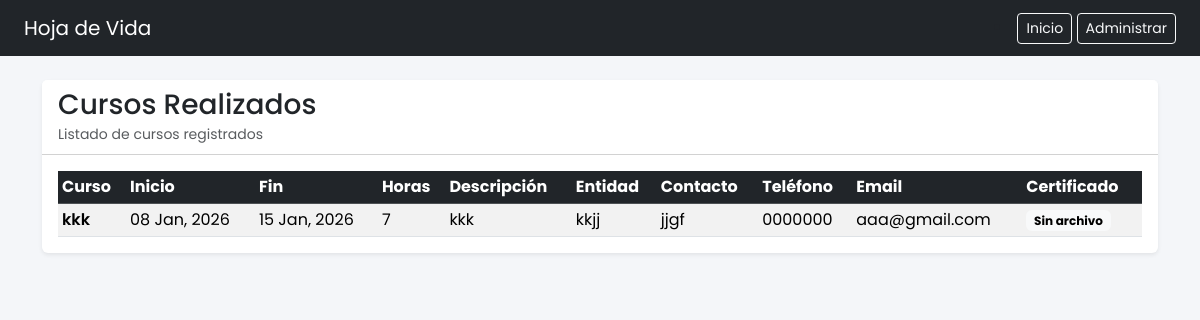
Screenshot of /curso with the database file from the repository.
### paginausuario/models.py (models this page shows)
class CursoRealizado(models.Model):
    idcursorealizado = models.AutoField(primary_key=True)
    perfil = models.ForeignKey(
        DatosPersonales,
        on_delete=models.CASCADE,
        db_column="idperfilconqueestaactivo"
    )
    nombrecurso = models.CharField(max_length=100)
    fechainicio = models.DateField()
    fechafin = models.DateField()
    totalhoras = models.CharField(max_length=100)
    descripcioncurso = models.CharField(max_length=100)
    entidadpatrocinadora = models.CharField(max_length=100)
    nombrecontactoauspicia = models.CharField(max_length=100)
    telefonocontactoauspicia = models.CharField(max_length=60)
    emailempresapatrocinadora = models.CharField(max_length=60)
    activarparaqueseveaenfront = models.BooleanField(default=True)
    rutacertificado = models.FileField(
    upload_to="certificados_cursos/",
    null=True,
    blank=True
    )
    class Meta:
        db_table = "CURSOSREALIZADOS"

### paginausuario/views.py (the view)
# urls.py: path('curso', views.curso_list, name='curso_list'),
def curso_list(request):
    cfg = get_cv_config()
    if not cfg.mostrar_cursos and not request.user.is_staff:
        return render(request, "bloqueado.html", {"mensaje": "Cursos está deshabilitada por el administrador."})
    if request.user.is_staff:
        cursos = CursoRealizado.objects.all()
    else:
        cursos = CursoRealizado.objects.filter(activarparaqueseveaenfront=True)
    return render(request, 'curso/list.html', {'cursos': cursos, "cfg": cfg})

### paginausuario/views.py (called while the page is built)
def get_cv_config():
    cfg = ConfigSeccionesCV.objects.first()
    if not cfg:
        cfg = ConfigSeccionesCV.objects.create()
    return cfg

### paginausuario/templates/curso/list.html (shortened to what this page needs)
{% extends 'az.html' %}
{% block content %}
<div class="card shadow-sm border-0">
  <div class="card-header bg-white d-flex justify-content-between align-items-center">
    <div>
      <h3 class="mb-0">Cursos Realizados</h3>
      <small class="text-muted">Listado de cursos registrados</small>
    </div>
  </div>
  <div class="card-body">
    <div class="table-responsive">
      <table class="table table-sm table-striped table-hover align-middle mb-0">
        <thead class="table-dark">
          <tr>
            <th class="text-nowrap">Curso</th>
            <th class="text-nowrap">Inicio</th>
            <th class="text-nowrap">Fin</th>
            <th class="text-nowrap">Horas</th>
            <th class="text-nowrap">Descripción</th>
            <th class="text-nowrap">Entidad</th>
            <th class="text-nowrap">Contacto</th>
            <th class="text-nowrap">Teléfono</th>
            <th class="text-nowrap">Email</th>
            <th class="text-nowrap">Certificado</th>
          </tr>
        </thead>
        <tbody>
          {% for c in cursos %}
          <tr>
            <td class="fw-semibold text-truncate-cell" title="{{ c.nombrecurso }}">{{ c.nombrecurso }}</td>
            <td class="text-nowrap">{{ c.fechainicio|date:"d M, Y" }}</td>
            <td class="text-nowrap">{{ c.fechafin|date:"d M, Y" }}</td>
            <td class="text-nowrap">{{ c.totalhoras }}</td>
            <td class="text-truncate-cell" title="{{ c.descripcioncurso }}">{{ c.descripcioncurso }}</td>
            <td class="text-truncate-cell" title="{{ c.entidadpatrocinadora }}">{{ c.entidadpatrocinadora }}</td>
            <td class="text-truncate-cell" title="{{ c.nombrecontactoauspicia }}">{{ c.nombrecontactoauspicia }}</td>
            <td class="text-nowrap">{{ c.telefonocontactoauspicia }}</td>
            <td class="text-truncate-cell" title="{{ c.emailempresapatrocinadora }}">
              {{ c.emailempresapatrocinadora }}
            </td>
            <td class="text-nowrap">
              {% if c.rutacertificado %}
                <a class="btn btn-outline-secondary btn-sm" href="{{ c.rutacertificado.url }}" target="_blank">
                  Ver
                </a>
              {% else %}
                <span class="badge text-bg-light">Sin archivo</span>
              {% endif %}
            </td>
          </tr>
          {% empty %}
          <tr>
            <td colspan="12" class="text-center text-muted py-4">
              No hay cursos registrados
            </td>
          </tr>
          {% endfor %}
        </tbody>
      </table>
    </div>
  </div>
</div>
{% endblock %}

### paginausuario/templates/az.html (style rules this page uses)
body { font-family: 'Poppins', sans-serif; background-color: #f4f6f9; }

### paginausuario/templates/curso/list.html (style rules this page uses)
.text-truncate-cell { max-width: 180px; white-space: nowrap; overflow: hidden; text-overflow: ellipsis; }

### rows the page displays
CursoRealizado: nombrecurso "kkk", fechainicio "08 Jan, 2026", fechafin "15 Jan, 2026", totalhoras "7", descripcioncurso "kkk", entidadpatrocinadora "kkjj", nombrecontactoauspicia "jjgf", telefonocontactoauspicia "0000000", emailempresapatrocinadora "aaa@gmail.com", rutacertificado "Sin archivo"
